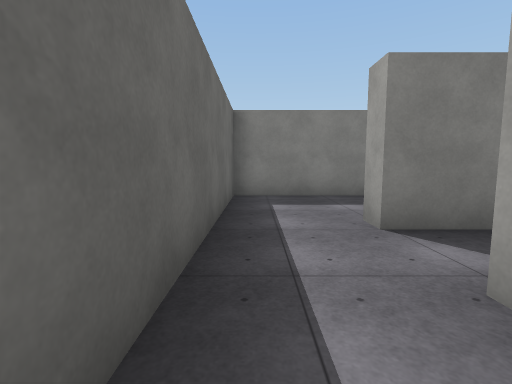
[1] (above)

21 first-person views from a walk through a Unity game level. The camera is 1.2 m above the floor, tilts 6° down and sees 85° across. The floor is counted in squares, 2 m on a side. Each view is taken from the middle of a square. On the plan, view 1 faces up. The plan holds only what a view shows up to about 9 squares ahead; the rest is blank. The player is left out. Surface patterns are stand-ins for the level's own textures.

[2]
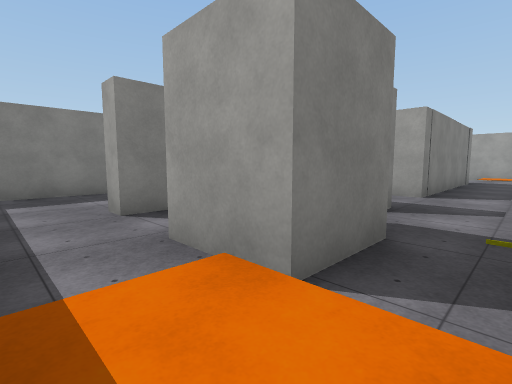

[3]
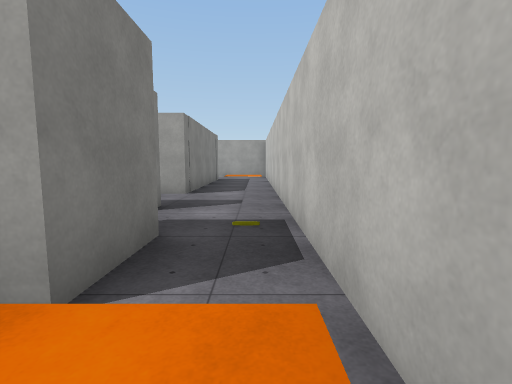

[4]
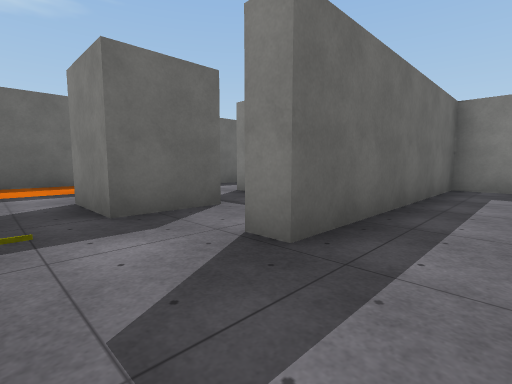

[5]
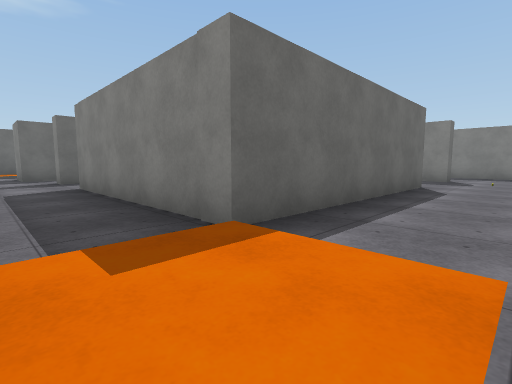

[6]
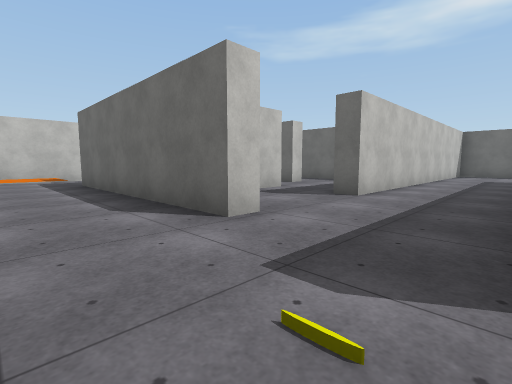

[7]
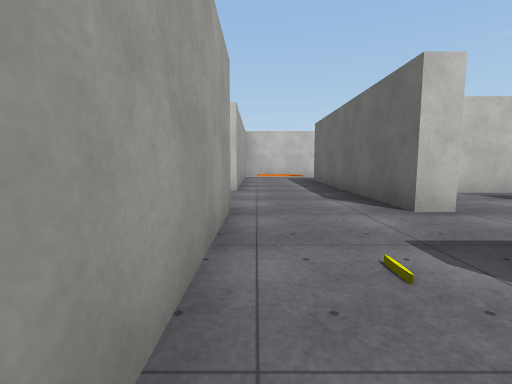

[8]
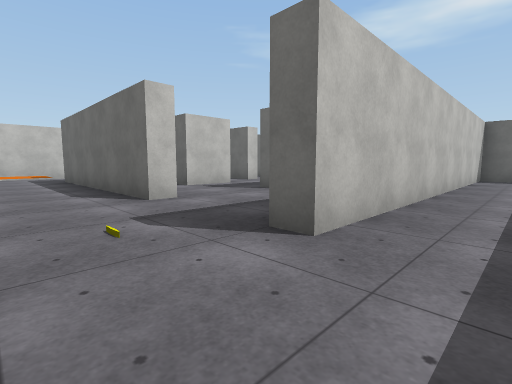

[9]
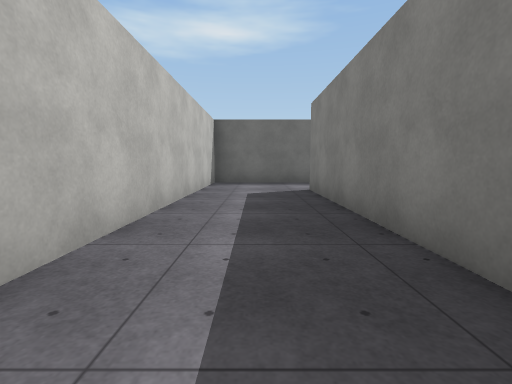

[10]
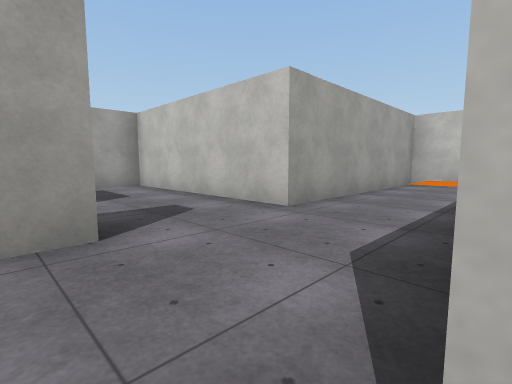

[11]
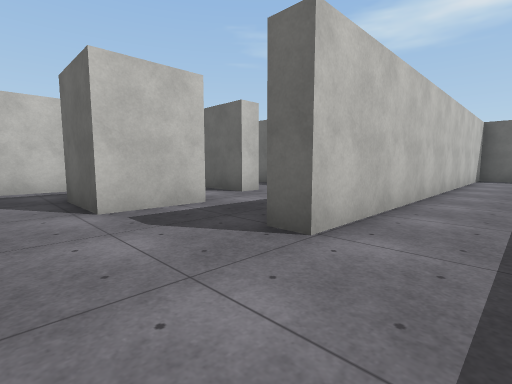

[12]
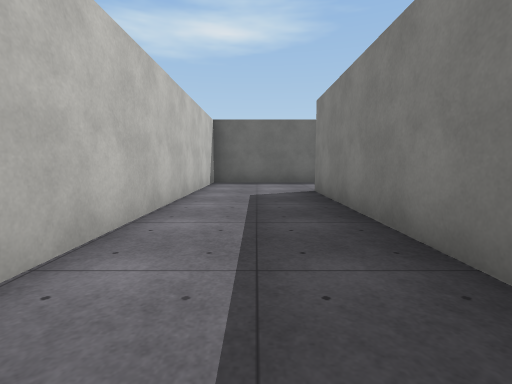

[13]
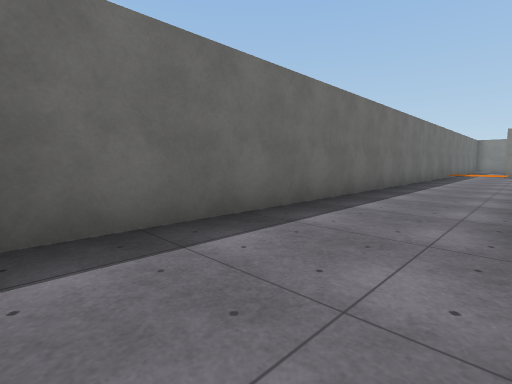

[14]
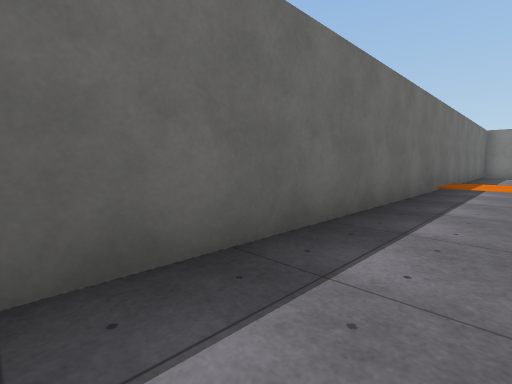

[15]
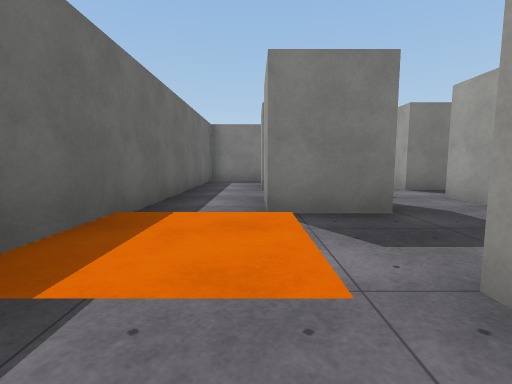

[16]
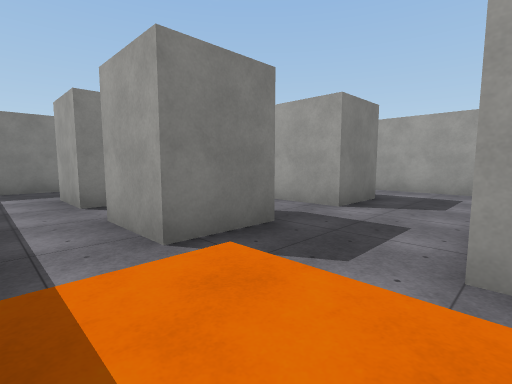

[17]
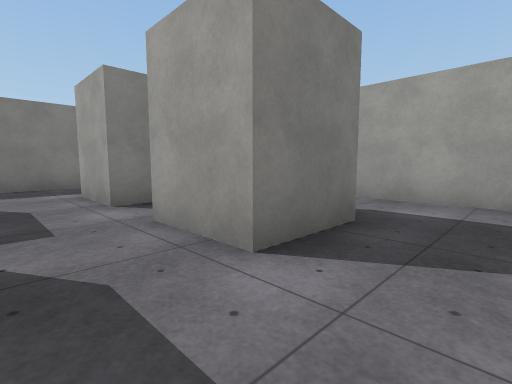

[18]
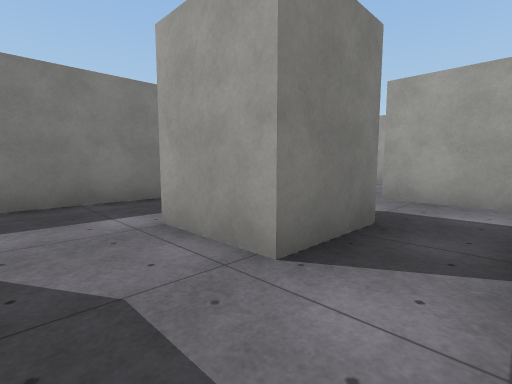

[19]
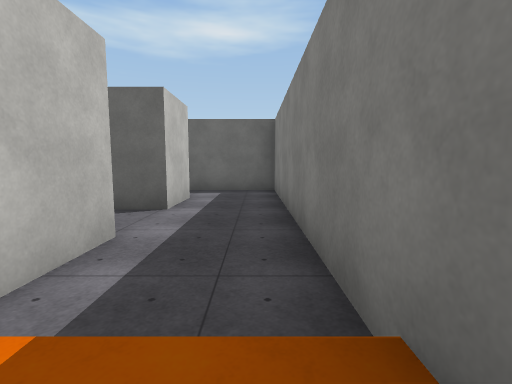

[20]
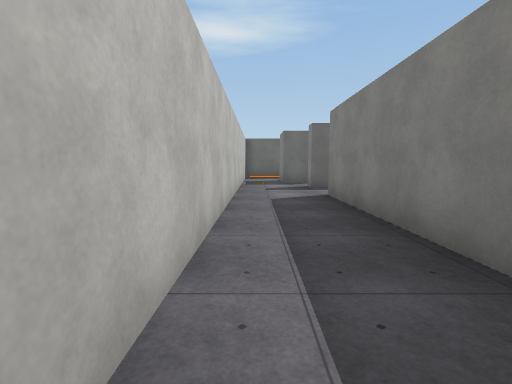

[21]
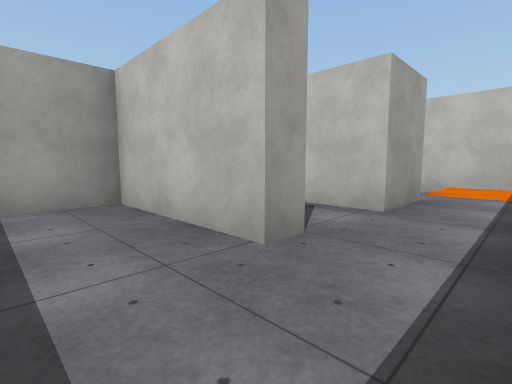

### Floor plan
Key: @ floor where view 1 was taken; # wall or solid block; . main floor; : floor 0.25 m higher than the main floor; / step, stairs or slope; P pillar; C yellow coin.
Columns run from 1 left of view 1 to 20 right of it. Each row starts with its distance up from view 1.
 28 ########
 27 #....../:
 26 #....../
 25 #..P..P...
 24 #..P..P..#
 23 #........#
 22 #..P..P..#
 21 #........#
 20 #::......#
 19 #//#
 18 #..
 17 #..
 16 #..
 15 #..
 14 #..
 13 #..#
 12 #..#..######
 11 #..#............
 10 #..#............#
  9 #..###########C.#
  8 #...............#
  7 #...............#
  6 ###########..#.....
  5 #.....#......#.......#
  4 #.....#...PP.#..######
  3 #..####.#.PP.#..#
  2 #.....#.#  ..#..#
  1 #..P..#.######..#
  0 #@/P..........:/#
 -1 #:/.C.........:/#
 -2 #################

Where each view was taken, in squares from view 1:
view 1: 0 up, 0 right, facing up
view 2: 1 down, 0 right, facing up-right
view 3: 1 down, 0 right, facing right
view 4: 1 down, 6 right, facing up-left
view 5: 1 down, 14 right, facing up-left
view 6: 9 up, 14 right, facing down-left
view 7: 10 up, 14 right, facing down
view 8: 11 up, 14 right, facing down-left
view 9: 11 up, 11 right, facing left
view 10: 7 up, 12 right, facing down-right
view 11: 8 up, 11 right, facing down-left
view 12: 8 up, 8 right, facing left
view 13: 7 up, 2 right, facing up-left
view 14: 13 up, 1 right, facing up-left
view 15: 18 up, 1 right, facing up
view 16: 19 up, 0 right, facing up-right
view 17: 20 up, 3 right, facing up-right
view 18: 23 up, 3 right, facing up-right
view 19: 27 up, 7 right, facing left
view 20: 1 down, 13 right, facing left
view 21: 5 up, 0 right, facing down-right
